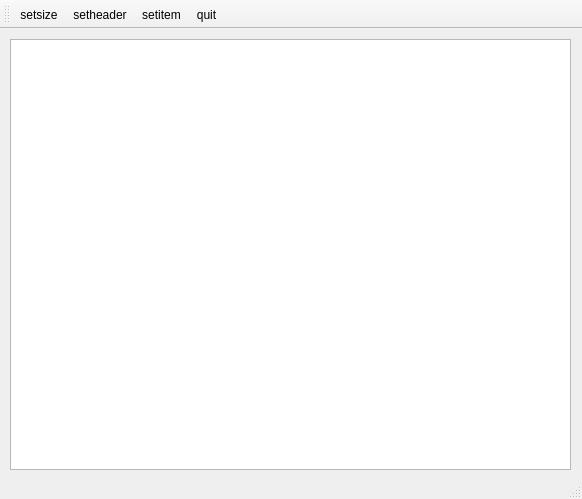
<?xml version="1.0" encoding="UTF-8"?>
<ui version="4.0">
 <class>Insert_window</class>
 <widget class="QMainWindow" name="Insert_window">
  <property name="geometry">
   <rect>
    <x>0</x>
    <y>0</y>
    <width>582</width>
    <height>499</height>
   </rect>
  </property>
  <property name="windowTitle">
   <string>MainWindow</string>
  </property>
  <widget class="QWidget" name="centralwidget">
   <widget class="QTableView" name="tableView">
    <property name="geometry">
     <rect>
      <x>10</x>
      <y>10</y>
      <width>561</width>
      <height>431</height>
     </rect>
    </property>
   </widget>
  </widget>
  <widget class="QStatusBar" name="statusbar"/>
  <widget class="QToolBar" name="toolBar">
   <property name="windowTitle">
    <string>toolBar</string>
   </property>
   <attribute name="toolBarArea">
    <enum>TopToolBarArea</enum>
   </attribute>
   <attribute name="toolBarBreak">
    <bool>false</bool>
   </attribute>
   <addaction name="actionsetsize"/>
   <addaction name="actionsetheader"/>
   <addaction name="actionsetitem"/>
   <addaction name="actionquit"/>
  </widget>
  <action name="actionsetsize">
   <property name="text">
    <string>setsize</string>
   </property>
   <property name="menuRole">
    <enum>QAction::NoRole</enum>
   </property>
  </action>
  <action name="actionsetheader">
   <property name="text">
    <string>setheader</string>
   </property>
   <property name="menuRole">
    <enum>QAction::NoRole</enum>
   </property>
  </action>
  <action name="actionsetitem">
   <property name="text">
    <string>setitem</string>
   </property>
   <property name="menuRole">
    <enum>QAction::NoRole</enum>
   </property>
  </action>
  <action name="actionquit">
   <property name="text">
    <string>quit</string>
   </property>
   <property name="menuRole">
    <enum>QAction::NoRole</enum>
   </property>
  </action>
 </widget>
 <resources/>
 <connections>
  <connection>
   <sender>actionquit</sender>
   <signal>triggered()</signal>
   <receiver>Insert_window</receiver>
   <slot>close()</slot>
   <hints>
    <hint type="sourcelabel">
     <x>-1</x>
     <y>-1</y>
    </hint>
    <hint type="destinationlabel">
     <x>399</x>
     <y>299</y>
    </hint>
   </hints>
  </connection>
 </connections>
</ui>
